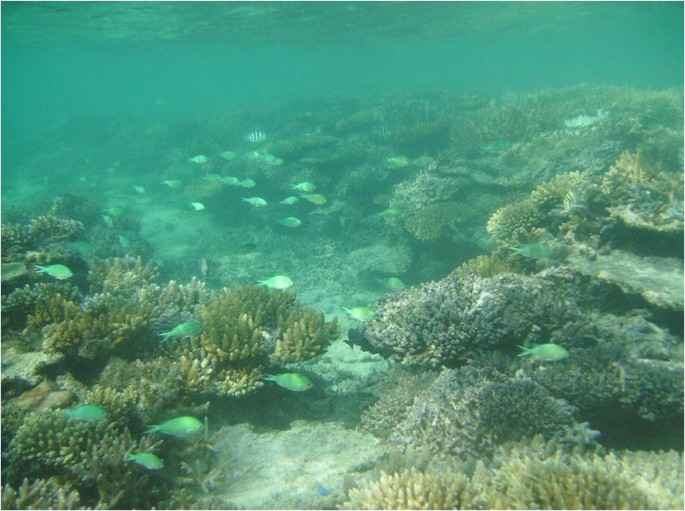
#> input picture input.jpg, 685 x 511 px
$ python Final.py
#> lines starting #> are read from the running program, lines starting #| are printed output that depends on the picture
import cv2 as cv
import numpy as np
import os

# IMAGE ENHANCING FUNCTIONS

def white_bal(img):
    img_float = img.astype(np.float32)
    avg_b = np.mean(img_float[:, :, 0])
    avg_g = np.mean(img_float[:, :, 1])
    avg_r = np.mean(img_float[:, :, 2])
    avg_gray = (avg_b + avg_g + avg_r) / 3
    scale_b = avg_gray / avg_b
    scale_g = avg_gray / avg_g
    scale_r = avg_gray / avg_r
    img_float[:, :, 0] *= scale_b
    img_float[:, :, 1] *= scale_g
    img_float[:, :, 2] *= scale_r
    balanced = np.clip(img_float, 0, 255).astype(np.uint8)
    return balanced

def apply_clahe(img):
    lab = cv.cvtColor(img , cv.COLOR_BGR2LAB)
    l, a, b = cv.split(lab)
    clahe = cv.createCLAHE(clipLimit=2.0 , tileGridSize=(8,8))
    l_clahe = clahe.apply(l)
    merged = cv.merge((l_clahe, a, b))
    final_img = cv.cvtColor(merged , cv.COLOR_LAB2BGR)
    return final_img

# [15 lines left out: functions dehazing, gamma_correction, not called in this run]

# ANALYZING FUNCTIONS

def analyze_image(img):
    gray = cv.cvtColor(img, cv.COLOR_BGR2GRAY)
    avg_brightness = np.mean(gray)
    contrast = np.std(gray)
    avg_color = np.mean(img, axis=(0, 1))
    color_std = np.std(avg_color)
    dark_channel = np.min(img, axis=2)
    haze_level = np.mean(dark_channel)

    return {
        "brightness": avg_brightness,
        "contrast": contrast,
        "color_std": color_std,
        "haze": haze_level
    }

# COMBINATION DECISION

def dynamic_enhance_logic(img):
    metrics = analyze_image(img)
    brightness = metrics["brightness"]
    contrast = metrics["contrast"]
    color_std = metrics["color_std"]
    haze = metrics["haze"]

    print(f"Brightness: {brightness:.1f}, Contrast: {contrast:.1f}, Color Std: {color_std:.1f}, Haze: {haze:.1f}")

    applied = []
    enhanced = img.copy()

    # Apply based on multiple conditions
    if color_std > 25:
        enhanced = white_bal(enhanced)
        applied.append("White Balance")

    if haze > 100:
        enhanced = dehazing(enhanced)
        applied.append("Dehazing")

    if contrast < 40:
        enhanced = apply_clahe(enhanced)
        applied.append("CLAHE")

    if brightness < 70:
        enhanced = gamma_correction(enhanced, gamma=1.6)
        applied.append("Gamma Correction (BRIGHT)")
    elif brightness > 180:
        enhanced = gamma_correction(enhanced, gamma=0.8)
        applied.append("Gamma Correction(DARK)")

    # If image is overall fine but slightly dull
    if len(applied) == 0:
        enhanced = gamma_correction(apply_clahe(enhanced), gamma=1.2)
        applied = ["CLAHE + Gamma Correction"]

    return enhanced, applied

# IMAGE PROCESSING

def process_image(path):
    img = cv.imread(path)
    if img is None:
        print("NOT ABLE TO READ IMAGE")
        return

    enhanced, applied = dynamic_enhance_logic(img)
    print(f"Applied: {', '.join(applied)}")

    cv.imshow(f"Enhanced ({', '.join(applied)})", enhanced)
    cv.waitKey(0)
    cv.destroyAllWindows()

# VIDEO PROCESSING

# [41 lines left out: function process_video, not called in this run]


def process_input(path):
    if not os.path.exists(path):
        print("File not found", path)
        return

    ext = os.path.splitext(path)[-1].lower()
    image_exts = ['.jpg', '.jpeg', '.png', '.bmp']
    video_exts = ['.mp4', '.avi', '.mov', '.mkv']

    if ext in image_exts:
        process_image(path)
    elif ext in video_exts:
        process_video(path)
    else:
        print("FILE FORMAT NOT SUPPORTED.")


if __name__ == "__main__":
    path = input("Enter path of image or video: ").strip()
#> the answer given: input.jpg
    process_input(path)
#> in process_image, img is the input picture: shape (511, 685, 3); mean B, G, R 120.4, 148.1, 81.8
#> in analyze_image, `gray = cv.cvtColor(img, cv.COLOR_BGR2GRAY)`:
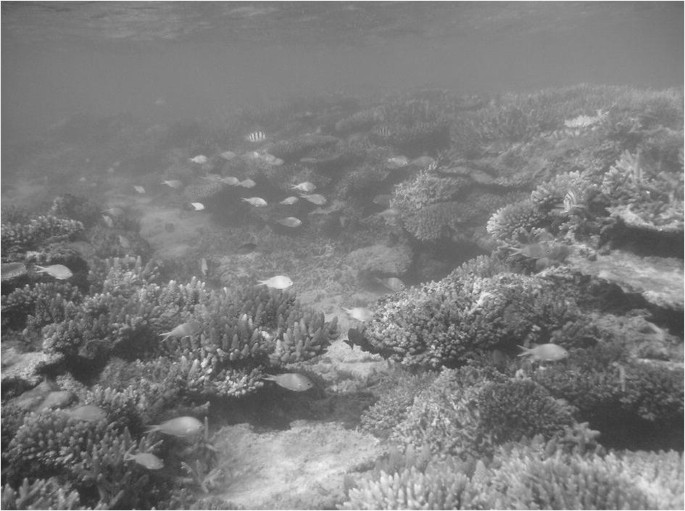
#> gray: shape (511, 685); min 37, max 252, mean 125.1
#> in analyze_image, `avg_brightness = np.mean(gray)`: avg_brightness = 125.1
#> in analyze_image, `contrast = np.std(gray)`: contrast = 30.95
#> in analyze_image, `avg_color = np.mean(img, axis=(0, 1))`: avg_color = [120.4, 148.1, 81.83]
#> in analyze_image, `color_std = np.std(avg_color)`: color_std = 27.18
#> in analyze_image, `dark_channel = np.min(img, axis=2)`:
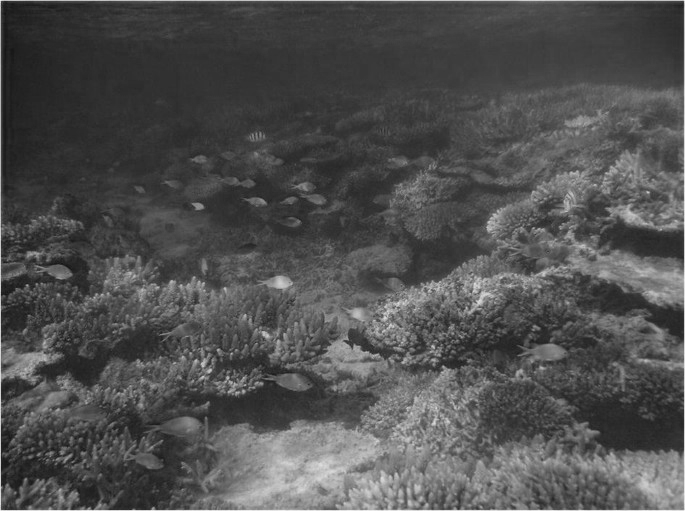
#> dark_channel: shape (511, 685); min 20, max 245, mean 79.8
#> in analyze_image, `haze_level = np.mean(dark_channel)`: haze_level = 79.78
#> in dynamic_enhance_logic, `metrics = analyze_image(img)`: metrics = {'brightness': 125.1, 'contrast': 30.95, 'color_std': 27.18, 'haze': 79.78}
#> in dynamic_enhance_logic, `brightness = metrics["brightness"]`: brightness = 125.1
#> in dynamic_enhance_logic, `contrast = metrics["contrast"]`: contrast = 30.95
#> in dynamic_enhance_logic, `color_std = metrics["color_std"]`: color_std = 27.18
#> in dynamic_enhance_logic, `haze = metrics["haze"]`: haze = 79.78
#| Brightness: 125.1, Contrast: 31.0, Color Std: 27.2, Haze: 79.8
#> in white_bal, `avg_b = np.mean(img_float[:, :, 0])`: avg_b = 120.4
#> in white_bal, `avg_g = np.mean(img_float[:, :, 1])`: avg_g = 148.1
#> in white_bal, `avg_r = np.mean(img_float[:, :, 2])`: avg_r = 81.83
#> in white_bal, `avg_gray = (avg_b + avg_g + avg_r) / 3`: avg_gray = 116.8
#> in white_bal, `scale_b = avg_gray / avg_b`: scale_b = 0.97
#> in white_bal, `scale_g = avg_gray / avg_g`: scale_g = 0.788
#> in white_bal, `scale_r = avg_gray / avg_r`: scale_r = 1.43
#> in white_bal, `img_float[:, :, 1] *= scale_g`:
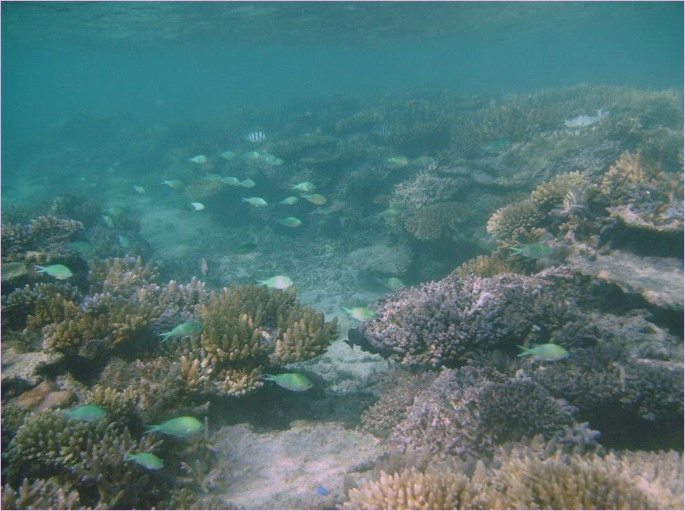
#> img_float: shape (511, 685, 3) float32; mean B, G, R 116.8, 116.8, 81.8
#> in white_bal, `img_float[:, :, 2] *= scale_r`:
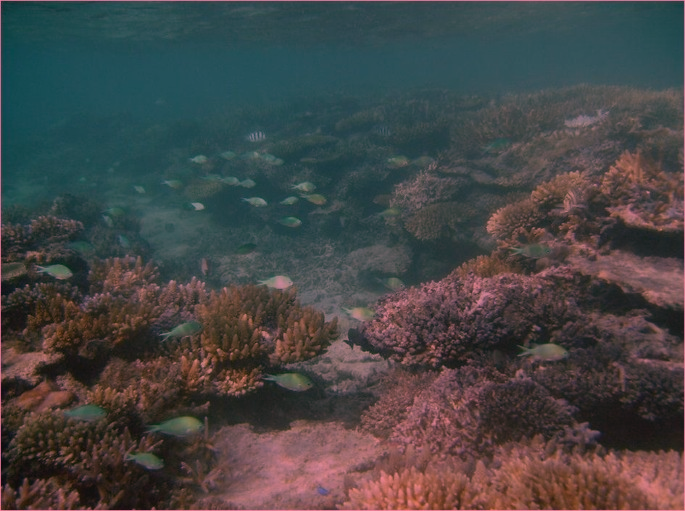
#> img_float: shape (511, 685, 3) float32; mean B, G, R 116.8, 116.8, 116.8; drawn with min black and max white
#> in white_bal, `balanced = np.clip(img_float, 0, 255).astype(np.uint8)`:
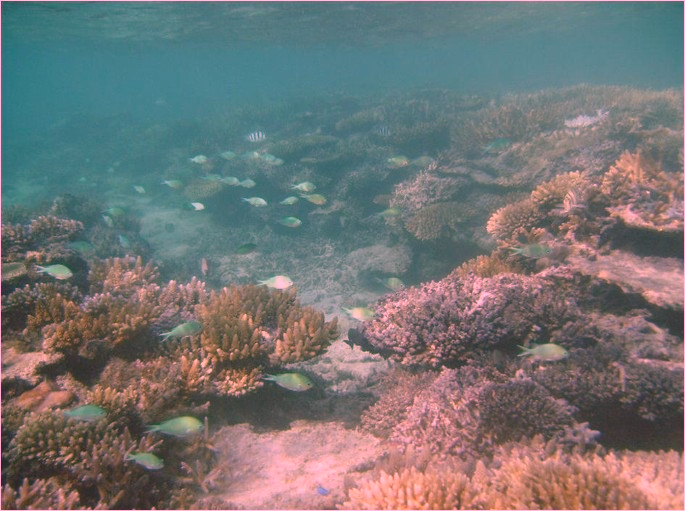
#> balanced: shape (511, 685, 3); mean B, G, R 116.2, 116.3, 115.7
#> in apply_clahe, `lab = cv.cvtColor(img , cv.COLOR_BGR2LAB)`: lab: shape (511, 685, 3); mean of channels 0, 1, 2 125.6, 128.9, 128.8
#> in apply_clahe, `l, a, b = cv.split(lab)`:
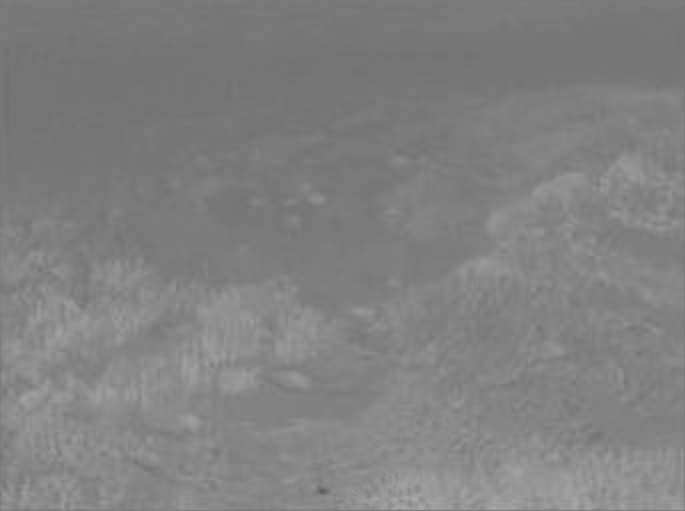
#> b: shape (511, 685); min 89, max 171, mean 128.8
#> in apply_clahe, `merged = cv.merge((l_clahe, a, b))`: merged: shape (511, 685, 3); mean of channels 0, 1, 2 125, 128.9, 128.8
#> in apply_clahe, `final_img = cv.cvtColor(merged , cv.COLOR_LAB2BGR)`:
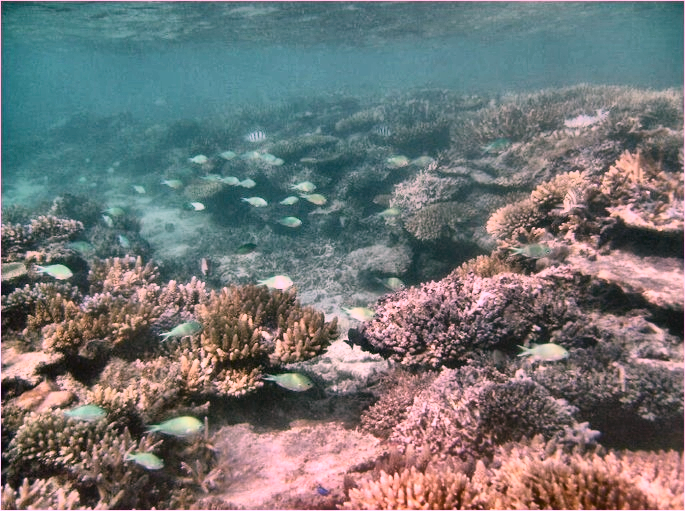
#> final_img: shape (511, 685, 3); mean B, G, R 116.7, 116.8, 115.4
#> in process_image, `enhanced, applied = dynamic_enhance_logic(img)`: applied = ['White Balance', 'CLAHE']
#| Applied: White Balance, CLAHE
